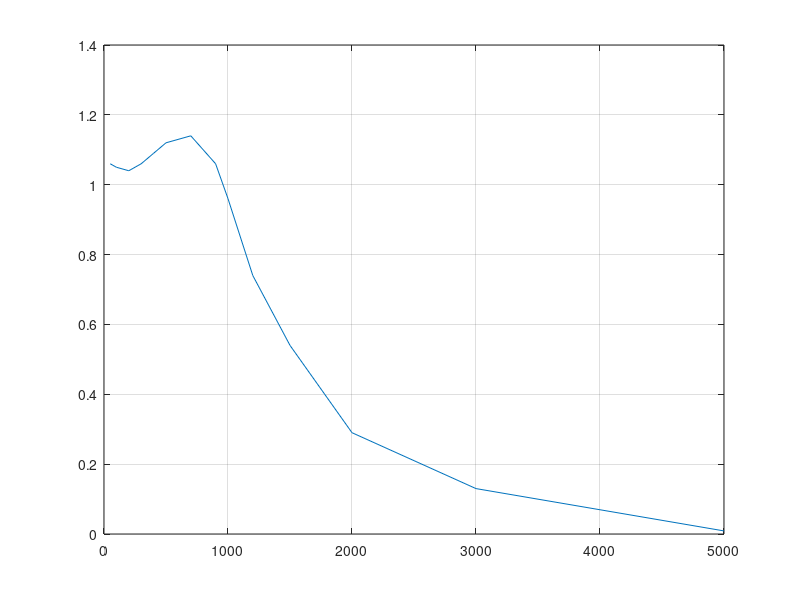

Here is the MATLAB script that generated this plot:
f = [50 100 200 300 400 500 700 900 1000 1200 1500 2000 3000 5000];
amp= [1.06 1.05 1.04 1.06 1.09 1.12 1.14 1.06 0.96 0.74 0.54 0.29 0.13 0.00884];
plot(f,amp);
grid on;